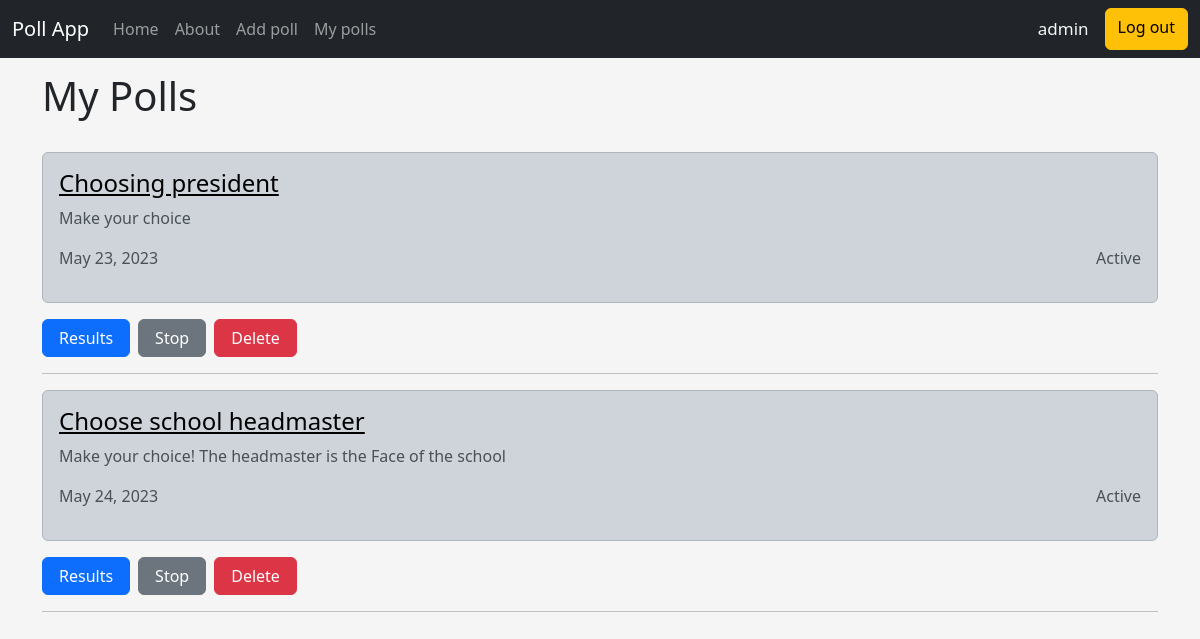
Page /my-polls/ (signed in) on the committed database.
### polls/models.py (models this page shows, shortened)
class Poll(models.Model):
    owner = models.ForeignKey(User, on_delete=models.CASCADE)
    title = models.CharField(max_length=200, verbose_name="Title")
    description = models.TextField(verbose_name="Description")
    date_created = models.DateField(auto_now_add=True, verbose_name="Date created")
    is_active = models.BooleanField(default=True)
    def get_absolute_url(self):
        return reverse('detail', kwargs={'poll_id': self.pk})
    def get_results_url(self):
        return reverse('results', kwargs={'poll_id': self.pk})
    def get_delete_url(self):
        return reverse('delete', kwargs={'poll_id': self.pk})
    def get_stop_url(self):
        return reverse('stop', kwargs={'poll_id': self.pk})

### polls/views.py (the view)
# urls.py: path('my-polls/', views.my_polls, name='my polls'),
@login_required
def my_polls(request):
    user = request.user
    polls = Poll.objects.filter(owner=user).order_by('-is_active')
    context = {
        'polls': polls
    }
    return render(request, 'polls/my_polls.html', context)

### polls/templates/polls/my_polls.html (shortened to what this page needs)
{% extends 'polls/base.html' %}
{% block content %}
    <div class="container" style="margin: auto">
        <h1>My Polls</h1>
        <br>
        {% if polls %}
            {% for poll in polls %}
                <div class="alert alert-dark">
                    <h4>
                        <a href="{{ poll.get_absolute_url }}" style="color: black; text-underline: none">{{ poll.title }}</a>
                    </h4>
                    <p>{{ poll.description }}</p>
                    <div style="display: flex; justify-content: space-between ">
                        <p>{{ poll.date_created }}</p>
                        {% if poll.is_active %}
                            <p>Active</p>
                        {% else %}
                            <p>Closed</p>
                        {% endif %}
                    </div>
                </div>
                <div class="d-flex gap-2 justify-content-space-between">
                    <a class="btn btn-primary px-3" href="{{ poll.get_results_url }}">Results</a>
                    {% if poll.is_active %}
                        <a class="btn btn-secondary px-3" href="{{ poll.get_stop_url }}">Stop</a>
                    {% else %}
                        <a class="btn btn-secondary px-3" href="{{ poll.get_stop_url }}">Start</a>
                    {% endif %}
                    <a class="btn btn-danger px-3" href="{{ poll.get_delete_url }}">Delete</a>
                </div>
                <hr>
            {% endfor %}
        {% else %}
        <br>
        <h3>You have no polls yet...</h3>
        {% endif %}
    </div>
{% endblock %}

### polls/templates/polls/base.html (shortened to what this page needs)
<!doctype html>
<html lang="en">
<head>
    <link href="https://cdn.jsdelivr.net/npm/bootstrap@5.3.0-alpha3/dist/css/bootstrap.min.css" rel="stylesheet">
</head>
<body>
    <header data-bs-theme="dark">
      <nav class="navbar navbar-expand-md navbar-dark fixed-top bg-dark">
        <div class="container-fluid">
          <a class="navbar-brand" href="{% url 'home' %}">Poll App</a>
          <div class="collapse navbar-collapse" id="navbarCollapse">
            <ul class="navbar-nav me-auto mb-2 mb-md-0">
              <li class="nav-item">
                <a class="nav-link" aria-current="page" href="{% url 'home' %}">Home</a>
              </li>
              <li class="nav-item">
                <a class="nav-link" href="{% url 'about' %}">About</a>
              </li>
              <li class="nav-item">
                <a class="nav-link" href="{% url 'add poll' %}">Add poll</a>
              </li>
              {% if user.is_authenticated %}
                 <li class="nav-item">
                    <a class="nav-link" href="{% url 'my polls' %}">My polls</a>
                 </li>
              {% endif %}
            </ul>
            {% if not user.is_authenticated %}
                <a type="button" class="btn btn-outline-light me-2" href="{% url 'login' %}">Login</a>
                <a type="button" class="btn btn-warning" href="{% url 'register' %}">Sign-up</a>
            {% else %}
              <div >
                  <ul class="navbar-nav me-auto mb-2 mb-md-0">
                      <li class="nav-link me-2" style="color: whitesmoke; font-size: 17px">{{ user.username }}</li>
                      <a type="button" class="btn btn-warning" href="{% url 'logout' %}">Log out</a>
                  </ul>
              </div>
            {% endif %}
          </div>
        </div>
      </nav>
    </header>
    <br><br><br>
</body>
<body style="background-color: #f5f5f5">
    {% block content %}{% endblock %}
</body>
</html>

### rows in the picture
Poll: title "Choosing president", description "Make your choice", date_created "May 23, 2023", is_active "Active"
Poll: title "Choose school headmaster", description "Make your choice! The headmaster is the Face of the school", date_created "May 24, 2023", is_active "Active"

### other values in the picture
{{ user.username }} "admin"
